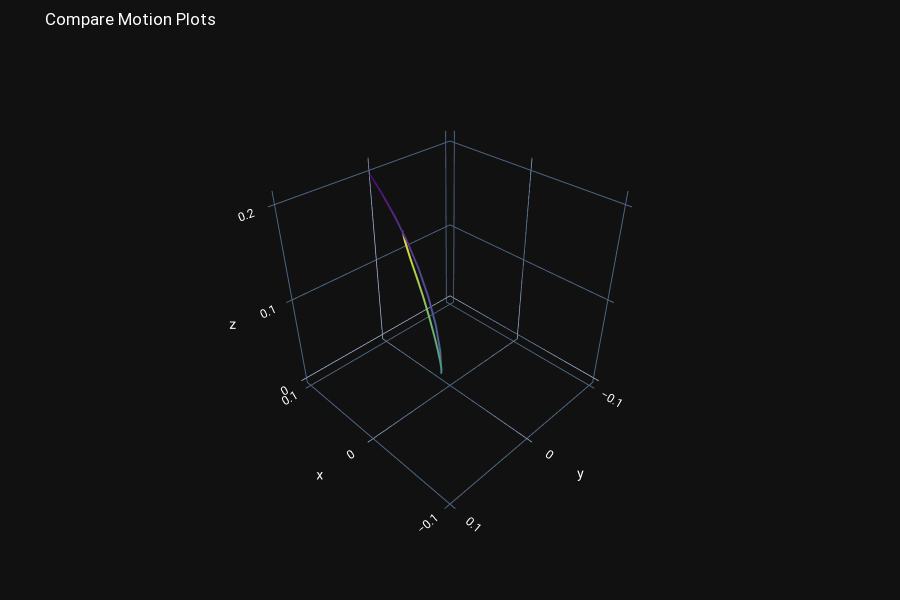

Source (notebook cell):
### Code cell
counter = 0
for d in project_config.train_iterator:
    if counter > 6:
        X = d["X"][:3, :, :]
        
        min_val, max_val = get_min_max_from_dataset(X)
            
        X_scaled = torch.zeros_like(X)
        X_centered = torch.zeros_like(X)
        X_centered_scaled = torch.zeros_like(X)

        # # finding the touching point of each motion and centering the motion on that
        center_points = torch.zeros_like(X[:, 0:1, :])        
        center_points[:, 0, :3] = X[:, 9, :3]
        X_centered =  X - center_points

        # # scaling data between 0 and 1
        X_scaled =(X - min_val) / (max_val - min_val)
        
        print (torch.sum(X -(X_scaled*(max_val - min_val)+min_val)) < 0.001)
        
        # # scaling the centered data between 0 and 1
        centered_min_val, centered_max_val = get_min_max_from_dataset(X_centered)
        
        x_samples = d[project_config.data_item]
        y_samples = d["Y"]
        
        x_rec, __, __ = model(x_samples, y_samples)
        
        centered_min_val= d["centered_min_val"][0]
        centered_max_val= d["centered_max_val"][0]
        
        X_centered_scaled = (X_centered - centered_min_val) / (centered_max_val - centered_min_val)
        X_back_to_orig = (X_centered_scaled*(centered_max_val - centered_min_val)+centered_min_val)+center_points
            

        fig_01 = compare_motion_data_plots([X, X_back_to_orig], 0) 
        break
    
    counter +=1

### Figure 1 — Plotly figure (JSON) as saved in the notebook; plotly's stock layout.template omitted (floating-point values rounded to 4 significant figures)
{"data": [{"line": {"color": [0, 1, 2, 3, 4, 5, 6, 7, 8, 9, 10, 11, 12, 13, 14, 15, 16, 17, 18, 19], "colorscale": [[0, "#440154"], [0.1111, "#482878"], [0.2222, "#3e4989"], [0.3333, "#31688e"], [0.4444, "#26828e"], [0.5556, "#1f9e89"], [0.6667, "#35b779"], [0.7778, "#6ece58"], [0.8889, "#b5de2b"], [1, "#fde725"]], "width": 4}, "mode": "lines", "type": "scatter3d", "x": [0.08726, 0.07427, 0.06019, 0.04581, 0.032, 0.01979, 0.01007, 0.003788, 0.001178, -0.000112, -0.000336, -0.000147, 0.001809, 0.005517, 0.01185, 0.02065, 0.03148, 0.04335, 0.05522, 0.06456], "y": [0.01341, 0.01178, 0.0104, 0.009317, 0.008687, 0.008604, 0.008846, 0.009529, 0.01084, 0.01244, 0.012, 0.01356, 0.01478, 0.01567, 0.01557, 0.01411, 0.01176, 0.008289, 0.003474, -0.001725], "z": [0.2062, 0.191, 0.1728, 0.1516, 0.1275, 0.1008, 0.07231, 0.04396, 0.01925, 0.01825, 0.02374, 0.03529, 0.05019, 0.06705, 0.08543, 0.1029, 0.1194, 0.1332, 0.1441, 0.1502]}, {"line": {"color": [0, 1, 2, 3, 4, 5, 6, 7, 8, 9, 10, 11, 12, 13, 14, 15, 16, 17, 18, 19], "colorscale": [[0, "rgb(75, 41, 145)"], [0.1667, "rgb(135, 44, 162)"], [0.3333, "rgb(192, 54, 157)"], [0.5, "rgb(234, 79, 136)"], [0.6667, "rgb(250, 120, 118)"], [0.8333, "rgb(246, 169, 122)"], [1, "rgb(237, 217, 163)"]], "width": 1}, "mode": "lines", "type": "scatter3d", "x": [0.08726, 0.07427, 0.06019, 0.04581, 0.032, 0.01979, 0.01007, 0.003788, 0.001178, -0.000112, -0.000336, -0.000147, 0.001809, 0.005517, 0.01185, 0.02065, 0.03148, 0.04335, 0.05522, 0.06456], "y": [0.01341, 0.01178, 0.0104, 0.009317, 0.008687, 0.008604, 0.008846, 0.009529, 0.01084, 0.01244, 0.012, 0.01356, 0.01478, 0.01567, 0.01557, 0.01411, 0.01176, 0.008289, 0.003474, -0.001725], "z": [0.2062, 0.191, 0.1728, 0.1516, 0.1275, 0.1008, 0.07231, 0.04396, 0.01925, 0.01825, 0.02374, 0.03529, 0.05019, 0.06705, 0.08543, 0.1029, 0.1194, 0.1332, 0.1441, 0.1502]}, {"marker": {"size": 0.1}, "mode": "markers", "type": "scatter3d", "x": [-0.1, 0.1], "y": [-0.1, 0.1], "z": [0, 0.1]}], "layout": {"coloraxis": {"showscale": false}, "font": {"color": "white", "family": "Roboto, monospace", "size": 12}, "height": 600, "margin": {"b": 50, "l": 5, "r": 5, "t": 50}, "scene": {"aspectratio": {"x": 1, "y": 1, "z": 1}, "camera": {"eye": {"x": -1.5, "y": 1.5, "z": 1.5}, "up": {"x": 0, "y": 0, "z": 1}}}, "showlegend": false, "title": {"text": "Compare Motion Plots"}, "xaxis": {"fixedrange": true, "showgrid": false, "showticklabels": false, "zeroline": false, "zerolinecolor": "gray", "zerolinewidth": 1}, "yaxis": {"fixedrange": true, "showgrid": false, "showticklabels": false, "zeroline": false, "zerolinecolor": "gray", "zerolinewidth": 1}}}
